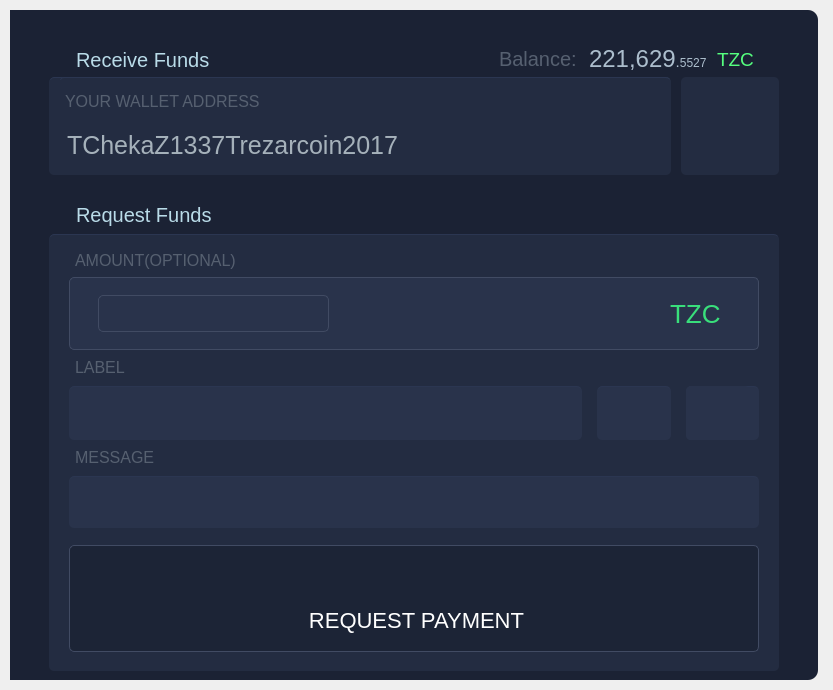
<?xml version="1.0" encoding="UTF-8"?>
<ui version="4.0">
 <class>ReceiveCoinsDialog</class>
 <widget class="QWidget" name="ReceiveCoinsDialog">
  <property name="geometry">
   <rect>
    <x>0</x>
    <y>0</y>
    <width>833</width>
    <height>690</height>
   </rect>
  </property>
  <property name="WindowText" stdset="0">
   <string>Form</string>
  </property>
  <layout class="QGridLayout" name="gridLayout">
   <property name="leftMargin">
    <number>0</number>
   </property>
   <property name="topMargin">
    <number>10</number>
   </property>
   <property name="rightMargin">
    <number>5</number>
   </property>
   <property name="bottomMargin">
    <number>10</number>
   </property>
   <property name="horizontalSpacing">
    <number>0</number>
   </property>
   <item row="0" column="0">
    <layout class="QHBoxLayout" name="horizontalLayout" stretch="4">
     <property name="spacing">
      <number>0</number>
     </property>
     <property name="leftMargin">
      <number>10</number>
     </property>
     <property name="rightMargin">
      <number>10</number>
     </property>
     <item>
      <widget class="QWidget" name="widget_2" native="true">
       <property name="styleSheet">
        <string notr="true">background:#1b2234;
padding:2px;
border-top-right-radius: 10px;
border-bottom-right-radius: 10px;
border-right:1px;
border-color:white;</string>
       </property>
       <layout class="QGridLayout" name="gridLayout_11">
        <item row="0" column="0">
         <layout class="QVBoxLayout" name="verticalLayout_2" stretch="2,3,2,15">
          <property name="spacing">
           <number>0</number>
          </property>
          <item>
           <layout class="QVBoxLayout" name="WALLET_TITLE">
            <property name="spacing">
             <number>0</number>
            </property>
            <item>
             <layout class="QHBoxLayout" name="WalletTitle" stretch="0,0,0,0,0,0,0">
              <property name="spacing">
               <number>0</number>
              </property>
              <item>
               <spacer name="horizontalSpacer">
                <property name="orientation">
                 <enum>Qt::Horizontal</enum>
                </property>
                <property name="sizeType">
                 <enum>QSizePolicy::Fixed</enum>
                </property>
                <property name="sizeHint" stdset="0">
                 <size>
                  <width>50</width>
                  <height>20</height>
                 </size>
                </property>
               </spacer>
              </item>
              <item>
               <widget class="QLabel" name="label">
                <property name="styleSheet">
                 <string notr="true">color:#b9dbe8; 
background-color:#1b2234;
padding-top:25px;
font-size:20px;

</string>
                </property>
                <property name="text">
                 <string>Receive Funds</string>
                </property>
               </widget>
              </item>
              <item>
               <spacer name="horizontalSpacer_10">
                <property name="orientation">
                 <enum>Qt::Horizontal</enum>
                </property>
                <property name="sizeHint" stdset="0">
                 <size>
                  <width>40</width>
                  <height>20</height>
                 </size>
                </property>
               </spacer>
              </item>
              <item>
               <widget class="QLabel" name="label_3">
                <property name="styleSheet">
                 <string notr="true">color:#566070;
background-color:#1b2234;
padding-top:25px;
font-size:20px;</string>
                </property>
                <property name="text">
                 <string>&lt;html&gt;&lt;head/&gt;&lt;body&gt;&lt;p&gt;Balance:&lt;/p&gt;&lt;/body&gt;&lt;/html&gt;</string>
                </property>
               </widget>
              </item>
              <item>
               <widget class="QLabel" name="labelBalance">
                <property name="styleSheet">
                 <string notr="true">font: 75 14pt &quot;Ubuntu&quot;;
color:#a5c3d1;
backcolor:black;
color:#acbecd;
background-color:#1b2234;
padding-top:25px;

</string>
                </property>
                <property name="text">
                 <string>&lt;html&gt;&lt;head/&gt;&lt;body&gt;&lt;p&gt;&lt;span style=&quot; font-size:18pt; font-weight:400;&quot;&gt;221,629&lt;/span&gt;&lt;span style=&quot; font-size:11pt; font-weight:400;&quot;&gt;.&lt;/span&gt;5527&lt;/p&gt;&lt;/body&gt;&lt;/html&gt;</string>
                </property>
               </widget>
              </item>
              <item>
               <widget class="QLabel" name="label_25">
                <property name="styleSheet">
                 <string notr="true">font: 75 14pt &quot;Ubuntu&quot;;
color:#a5c3d1;
backcolor:black;
color:#acbecd;
background-color:#1b2234;
padding-top:25px;

</string>
                </property>
                <property name="text">
                 <string>&lt;html&gt;&lt;head/&gt;&lt;body&gt;&lt;p&gt;&lt;span style=&quot; font-size:14pt; color:#55ff7f;&quot;&gt;TZC&lt;/span&gt;&lt;/p&gt;&lt;/body&gt;&lt;/html&gt;</string>
                </property>
               </widget>
              </item>
              <item>
               <spacer name="horizontalSpacer_11">
                <property name="orientation">
                 <enum>Qt::Horizontal</enum>
                </property>
                <property name="sizeType">
                 <enum>QSizePolicy::Fixed</enum>
                </property>
                <property name="sizeHint" stdset="0">
                 <size>
                  <width>50</width>
                  <height>20</height>
                 </size>
                </property>
               </spacer>
              </item>
             </layout>
            </item>
           </layout>
          </item>
          <item>
           <layout class="QGridLayout" name="gridLayout_12">
            <property name="spacing">
             <number>0</number>
            </property>
            <item row="0" column="0">
             <layout class="QHBoxLayout" name="horizontalLayout_2" stretch="10,1">
              <property name="spacing">
               <number>10</number>
              </property>
              <property name="leftMargin">
               <number>30</number>
              </property>
              <property name="rightMargin">
               <number>30</number>
              </property>
              <item>
               <widget class="QWidget" name="widget_4" native="true">
                <property name="sizePolicy">
                 <sizepolicy hsizetype="Preferred" vsizetype="Preferred">
                  <horstretch>0</horstretch>
                  <verstretch>0</verstretch>
                 </sizepolicy>
                </property>
                <property name="styleSheet">
                 <string notr="true">background:#232c41;
color:white;
padding:2px;
border-radius:5px;
border-top: 1px solid #2b3651;</string>
                </property>
                <layout class="QGridLayout" name="gridLayout_20">
                 <property name="leftMargin">
                  <number>0</number>
                 </property>
                 <property name="topMargin">
                  <number>0</number>
                 </property>
                 <property name="rightMargin">
                  <number>0</number>
                 </property>
                 <property name="bottomMargin">
                  <number>0</number>
                 </property>
                 <property name="spacing">
                  <number>0</number>
                 </property>
                 <item row="0" column="0">
                  <layout class="QVBoxLayout" name="verticalLayout_6" stretch="1,1">
                   <property name="spacing">
                    <number>0</number>
                   </property>
                   <property name="leftMargin">
                    <number>10</number>
                   </property>
                   <item>
                    <layout class="QHBoxLayout" name="horizontalLayout_4">
                     <property name="spacing">
                      <number>0</number>
                     </property>
                     <item>
                      <widget class="QLabel" name="label_17">
                       <property name="styleSheet">
                        <string notr="true">color:#566070;
font-size:16px;</string>
                       </property>
                       <property name="text">
                        <string>YOUR WALLET ADDRESS</string>
                       </property>
                      </widget>
                     </item>
                    </layout>
                   </item>
                   <item>
                    <layout class="QHBoxLayout" name="horizontalLayout_26">
                     <property name="spacing">
                      <number>0</number>
                     </property>
                     <property name="bottomMargin">
                      <number>10</number>
                     </property>
                     <item>
                      <widget class="QLabel" name="labelAddressAccount">
                       <property name="styleSheet">
                        <string notr="true">color:#a5b1ba;
font-size:19pt;
border:none;</string>
                       </property>
                       <property name="text">
                        <string>TChekaZ1337Trezarcoin2017</string>
                       </property>
                      </widget>
                     </item>
                     <item>
                      <spacer name="horizontalSpacer_14">
                       <property name="orientation">
                        <enum>Qt::Horizontal</enum>
                       </property>
                       <property name="sizeType">
                        <enum>QSizePolicy::Fixed</enum>
                       </property>
                       <property name="sizeHint" stdset="0">
                        <size>
                         <width>20</width>
                         <height>20</height>
                        </size>
                       </property>
                      </spacer>
                     </item>
                     <item>
                      <widget class="QPushButton" name="btnCopyAddressAccount">
                       <property name="minimumSize">
                        <size>
                         <width>40</width>
                         <height>40</height>
                        </size>
                       </property>
                       <property name="styleSheet">
                        <string notr="true">QPushButton::pressed{
border:none;
background-image:url(:/icons/copyclipboard);
title:none;
width:20px;height:22px;
background-repeat:no-repeat;
background-position: center;
outline: none;
  box-shadow: 0px 0px 0px 1px rgba(0, 0, 0, 0.1) inset,
  0px 1px 4px 0px rgba(0, 0, 0, 0.1) inset !important;
}
QPushButton{
border:none;
background-image:url(:/icons/copyclipboard);
title:none;
width:20px;height:22px;
background-repeat:no-repeat;
background-position: center;
outline: none;
}
</string>
                       </property>
                       <property name="text">
                        <string/>
                       </property>
                      </widget>
                     </item>
                     <item>
                      <spacer name="horizontalSpacer_15">
                       <property name="orientation">
                        <enum>Qt::Horizontal</enum>
                       </property>
                       <property name="sizeHint" stdset="0">
                        <size>
                         <width>40</width>
                         <height>20</height>
                        </size>
                       </property>
                      </spacer>
                     </item>
                    </layout>
                   </item>
                  </layout>
                 </item>
                </layout>
               </widget>
              </item>
              <item>
               <widget class="QWidget" name="widget_5" native="true">
                <property name="maximumSize">
                 <size>
                  <width>16777215</width>
                  <height>16777215</height>
                 </size>
                </property>
                <property name="styleSheet">
                 <string notr="true">background:#232c41;
color:white;
padding:2px;
border-radius:5px;

</string>
                </property>
                <layout class="QGridLayout" name="gridLayout_6">
                 <item row="0" column="0">
                  <widget class="QPushButton" name="receiveQR">
                   <property name="minimumSize">
                    <size>
                     <width>80</width>
                     <height>80</height>
                    </size>
                   </property>
                   <property name="styleSheet">
                    <string notr="true">border:0px;
image:url(:/icons/receive_qr);
title:none;
</string>
                   </property>
                   <property name="text">
                    <string/>
                   </property>
                  </widget>
                 </item>
                </layout>
               </widget>
              </item>
             </layout>
            </item>
           </layout>
          </item>
          <item>
           <layout class="QVBoxLayout" name="TRANSACTION_TITLE">
            <item>
             <layout class="QHBoxLayout" name="horizontalLayout_3" stretch="2,10,1">
              <property name="spacing">
               <number>0</number>
              </property>
              <item>
               <widget class="QLabel" name="label_6">
                <property name="minimumSize">
                 <size>
                  <width>50</width>
                  <height>0</height>
                 </size>
                </property>
                <property name="maximumSize">
                 <size>
                  <width>10</width>
                  <height>16777215</height>
                 </size>
                </property>
                <property name="styleSheet">
                 <string notr="true">background-color:#1b2234;
</string>
                </property>
                <property name="text">
                 <string>&lt;html&gt;&lt;head/&gt;&lt;body&gt;&lt;p&gt;&lt;br/&gt;&lt;/p&gt;&lt;/body&gt;&lt;/html&gt;</string>
                </property>
               </widget>
              </item>
              <item>
               <widget class="QLabel" name="label_7">
                <property name="styleSheet">
                 <string notr="true">background-color:#1b2234;
color:#b9dbe8; 
font-size:20px;</string>
                </property>
                <property name="text">
                 <string>Request Funds</string>
                </property>
                <property name="alignment">
                 <set>Qt::AlignBottom|Qt::AlignLeading|Qt::AlignLeft</set>
                </property>
                <property name="margin">
                 <number>10</number>
                </property>
               </widget>
              </item>
              <item>
               <widget class="QLabel" name="label_8">
                <property name="minimumSize">
                 <size>
                  <width>30</width>
                  <height>0</height>
                 </size>
                </property>
                <property name="maximumSize">
                 <size>
                  <width>30</width>
                  <height>16777215</height>
                 </size>
                </property>
                <property name="styleSheet">
                 <string notr="true">background-color:#1b2234;
color:#badce9;</string>
                </property>
                <property name="text">
                 <string>&lt;html&gt;&lt;head/&gt;&lt;body&gt;&lt;p&gt;&lt;br/&gt;&lt;/p&gt;&lt;/body&gt;&lt;/html&gt;</string>
                </property>
               </widget>
              </item>
             </layout>
            </item>
           </layout>
          </item>
          <item>
           <layout class="QGridLayout" name="gridLayout_5">
            <property name="leftMargin">
             <number>0</number>
            </property>
            <property name="rightMargin">
             <number>0</number>
            </property>
            <property name="spacing">
             <number>0</number>
            </property>
            <item row="0" column="0">
             <widget class="QWidget" name="widget_6" native="true">
              <layout class="QGridLayout" name="gridLayout_2">
               <property name="leftMargin">
                <number>0</number>
               </property>
               <property name="topMargin">
                <number>0</number>
               </property>
               <property name="rightMargin">
                <number>0</number>
               </property>
               <property name="bottomMargin">
                <number>0</number>
               </property>
               <property name="spacing">
                <number>0</number>
               </property>
               <item row="0" column="0">
                <layout class="QHBoxLayout" name="horizontalLayout_8" stretch="15">
                 <property name="spacing">
                  <number>0</number>
                 </property>
                 <property name="leftMargin">
                  <number>30</number>
                 </property>
                 <property name="rightMargin">
                  <number>30</number>
                 </property>
                 <item>
                  <widget class="QWidget" name="widget_7" native="true">
                   <property name="sizePolicy">
                    <sizepolicy hsizetype="Expanding" vsizetype="Expanding">
                     <horstretch>0</horstretch>
                     <verstretch>0</verstretch>
                    </sizepolicy>
                   </property>
                   <property name="minimumSize">
                    <size>
                     <width>0</width>
                     <height>0</height>
                    </size>
                   </property>
                   <property name="styleSheet">
                    <string notr="true">background:#232c41;
color:white;
padding:2px;
border-radius:5px;
border-top: 1px solid #2b3651;</string>
                   </property>
                   <layout class="QVBoxLayout" name="verticalLayout_4">
                    <property name="leftMargin">
                     <number>20</number>
                    </property>
                    <property name="rightMargin">
                     <number>20</number>
                    </property>
                    <item>
                     <layout class="QVBoxLayout" name="verticalLayout_10" stretch="1,2,1,1,1,1,1,3">
                      <property name="spacing">
                       <number>0</number>
                      </property>
                      <property name="topMargin">
                       <number>0</number>
                      </property>
                      <property name="bottomMargin">
                       <number>10</number>
                      </property>
                      <item>
                       <layout class="QVBoxLayout" name="AmountTitle_2">
                        <property name="spacing">
                         <number>6</number>
                        </property>
                        <item>
                         <layout class="QHBoxLayout" name="horizontalLayout_5">
                          <item>
                           <widget class="QLabel" name="label_2">
                            <property name="styleSheet">
                             <string notr="true">color:#566070;
font-size:16px;
border:none;</string>
                            </property>
                            <property name="text">
                             <string>AMOUNT(OPTIONAL)</string>
                            </property>
                           </widget>
                          </item>
                          <item>
                           <spacer name="horizontalSpacer_2">
                            <property name="orientation">
                             <enum>Qt::Horizontal</enum>
                            </property>
                            <property name="sizeHint" stdset="0">
                             <size>
                              <width>40</width>
                              <height>20</height>
                             </size>
                            </property>
                           </spacer>
                          </item>
                          <item>
                           <widget class="QPushButton" name="clearButton">
                            <property name="styleSheet">
                             <string notr="true">QPushButton::pressed{
background:#29334b;
color:white;
padding:2px;
border-radius:5px;
height:30px;
border:0px;
image:url(:/icons/refresh);
title:none;
  box-shadow: 0px 0px 0px 1px rgba(0, 0, 0, 0.1) inset,
  0px 1px 4px 0px rgba(0, 0, 0, 0.1) inset !important;
}
QPushButton{
background:#232c41;
color:white;
padding:2px;
border-radius:5px;
height:30px;
border:0px;
image:url(:/icons/refresh);
title:none;
}
</string>
                            </property>
                            <property name="text">
                             <string/>
                            </property>
                           </widget>
                          </item>
                         </layout>
                        </item>
                       </layout>
                      </item>
                      <item>
                       <widget class="QWidget" name="AmountFieldInputs" native="true">
                        <property name="styleSheet">
                         <string notr="true">border: 1px solid #414b63;
background:#29334b;
color:#dceaed;
padding:2px;
border-radius:5px;
</string>
                        </property>
                        <layout class="QGridLayout" name="gridLayout_3">
                         <property name="topMargin">
                          <number>1</number>
                         </property>
                         <property name="bottomMargin">
                          <number>1</number>
                         </property>
                         <item row="0" column="0">
                          <spacer name="horizontalSpacer_5">
                           <property name="orientation">
                            <enum>Qt::Horizontal</enum>
                           </property>
                           <property name="sizeType">
                            <enum>QSizePolicy::Fixed</enum>
                           </property>
                           <property name="sizeHint" stdset="0">
                            <size>
                             <width>20</width>
                             <height>20</height>
                            </size>
                           </property>
                          </spacer>
                         </item>
                         <item row="0" column="2">
                          <widget class="QLabel" name="label_5">
                           <property name="styleSheet">
                            <string notr="true">border:0px;
font-size:26px;
color:#39df7b;</string>
                           </property>
                           <property name="text">
                            <string>TZC</string>
                           </property>
                          </widget>
                         </item>
                         <item row="0" column="3">
                          <spacer name="horizontalSpacer_4">
                           <property name="orientation">
                            <enum>Qt::Horizontal</enum>
                           </property>
                           <property name="sizeType">
                            <enum>QSizePolicy::Fixed</enum>
                           </property>
                           <property name="sizeHint" stdset="0">
                            <size>
                             <width>20</width>
                             <height>20</height>
                            </size>
                           </property>
                          </spacer>
                         </item>
                         <item row="0" column="1">
                          <layout class="QHBoxLayout" name="horizontalLayout_6">
                           <item>
                            <widget class="BitcoinAmountField" name="reqAmount">
                             <property name="sizePolicy">
                              <sizepolicy hsizetype="Maximum" vsizetype="Fixed">
                               <horstretch>0</horstretch>
                               <verstretch>0</verstretch>
                              </sizepolicy>
                             </property>
                             <property name="maximumSize">
                              <size>
                               <width>16777215</width>
                               <height>16777215</height>
                              </size>
                             </property>
                             <property name="styleSheet">
                              <string notr="true">font-size:25px;
color:#dceaed;
</string>
                             </property>
                            </widget>
                           </item>
                           <item>
                            <spacer name="horizontalSpacer_3">
                             <property name="orientation">
                              <enum>Qt::Horizontal</enum>
                             </property>
                             <property name="sizeHint" stdset="0">
                              <size>
                               <width>40</width>
                               <height>20</height>
                              </size>
                             </property>
                            </spacer>
                           </item>
                          </layout>
                         </item>
                        </layout>
                       </widget>
                      </item>
                      <item>
                       <layout class="QVBoxLayout" name="ReceipientTitle_2">
                        <item>
                         <widget class="QLabel" name="label_22">
                          <property name="styleSheet">
                           <string notr="true">color:#566070;
font-size:16px;
border:none;</string>
                          </property>
                          <property name="text">
                           <string>&lt;html&gt;&lt;head/&gt;&lt;body&gt;&lt;p&gt;&lt;span style=&quot; font-size:12pt;&quot;&gt;LABEL&lt;/span&gt;&lt;/p&gt;&lt;/body&gt;&lt;/html&gt;</string>
                          </property>
                         </widget>
                        </item>
                       </layout>
                      </item>
                      <item>
                       <layout class="QGridLayout" name="gridLayout_14">
                        <property name="verticalSpacing">
                         <number>0</number>
                        </property>
                        <item row="0" column="0">
                         <layout class="QHBoxLayout" name="horizontalLayout_15" stretch="7,1,1">
                          <property name="spacing">
                           <number>15</number>
                          </property>
                          <item>
                           <widget class="QWidget" name="widget_20" native="true">
                            <property name="styleSheet">
                             <string notr="true">background-position: center;
outline: none;
background:#29334b;
color:white;
padding:2px;
border-radius:5px;
height:30px;
</string>
                            </property>
                            <layout class="QVBoxLayout" name="verticalLayout">
                             <item>
                              <widget class="QLineEdit" name="reqLabel">
                               <property name="styleSheet">
                                <string notr="true">color: #d6d5d5;
font-size:20px;
border:0px;</string>
                               </property>
                               <property name="WindowText" stdset="0">
                                <string>Enter Receipient's TZC Wallet Address</string>
                               </property>
                              </widget>
                             </item>
                            </layout>
                           </widget>
                          </item>
                          <item>
                           <widget class="QWidget" name="labelAddressBook_2" native="true">
                            <property name="maximumSize">
                             <size>
                              <width>80</width>
                              <height>80</height>
                             </size>
                            </property>
                            <property name="styleSheet">
                             <string notr="true">background:#29334b;
color:white;
padding:2px;
border-radius:5px;
height:30px;

</string>
                            </property>
                            <layout class="QGridLayout" name="gridLayout_15">
                             <item row="0" column="0">
                              <widget class="QPushButton" name="labelAddressBook">
                               <property name="sizePolicy">
                                <sizepolicy hsizetype="Minimum" vsizetype="Fixed">
                                 <horstretch>0</horstretch>
                                 <verstretch>0</verstretch>
                                </sizepolicy>
                               </property>
                               <property name="styleSheet">
                                <string notr="true">QPushButton::pressed{
border:0px;
image:url(:/icons/addressbook);
title:none;
  box-shadow: 0px 0px 0px 1px rgba(0, 0, 0, 0.1) inset,
  0px 1px 4px 0px rgba(0, 0, 0, 0.1) inset !important;
}
QPushButton{
border:0px;
image:url(:/icons/addressbook);
title:none;
}
</string>
                               </property>
                               <property name="text">
                                <string/>
                               </property>
                              </widget>
                             </item>
                            </layout>
                           </widget>
                          </item>
                          <item>
                           <widget class="QWidget" name="widget_23" native="true">
                            <property name="maximumSize">
                             <size>
                              <width>80</width>
                              <height>80</height>
                             </size>
                            </property>
                            <property name="styleSheet">
                             <string notr="true">background-position: center;
outline: none;
background:#29334b;
color:white;
padding:2px;
border-radius:5px;
height:50px;
</string>
                            </property>
                            <layout class="QGridLayout" name="gridLayout_17">
                             <property name="leftMargin">
                              <number>0</number>
                             </property>
                             <property name="topMargin">
                              <number>0</number>
                             </property>
                             <property name="bottomMargin">
                              <number>0</number>
                             </property>
                             <item row="0" column="0">
                              <widget class="QPushButton" name="labelCopyAddress">
                               <property name="styleSheet">
                                <string notr="true">QPushButton::pressed{
border:0px;
image:url(:/icons/copyclipboard);
title:none;
  box-shadow: 0px 0px 0px 1px rgba(0, 0, 0, 0.1) inset,
  0px 1px 4px 0px rgba(0, 0, 0, 0.1) inset !important;
}
QPushButton{
border:0px;
image:url(:/icons/copyclipboard);
title:none;
}

</string>
                               </property>
                               <property name="text">
                                <string/>
                               </property>
                              </widget>
                             </item>
                            </layout>
                           </widget>
                          </item>
                         </layout>
                        </item>
                       </layout>
                      </item>
                      <item>
                       <layout class="QVBoxLayout" name="TransactionTitle_2">
                        <item>
                         <widget class="QLabel" name="label_23">
                          <property name="styleSheet">
                           <string notr="true">color:#566070;
font-size:16px;
border:none;</string>
                          </property>
                          <property name="text">
                           <string>&lt;html&gt;&lt;head/&gt;&lt;body&gt;&lt;p&gt;&lt;span style=&quot; font-size:12pt;&quot;&gt;MESSAGE&lt;/span&gt;&lt;/p&gt;&lt;/body&gt;&lt;/html&gt;</string>
                          </property>
                         </widget>
                        </item>
                       </layout>
                      </item>
                      <item>
                       <layout class="QVBoxLayout" name="TransactionContent_2">
                        <item>
                         <widget class="QWidget" name="messageobj" native="true">
                          <property name="styleSheet">
                           <string notr="true">background:#29334b;
color:white;
padding:2px;
border-radius:5px;
height:30px;
</string>
                          </property>
                          <layout class="QVBoxLayout" name="verticalLayout_3">
                           <item>
                            <widget class="QLineEdit" name="reqMessage">
                             <property name="styleSheet">
                              <string notr="true">color: #d6d5d5;
font-size:20px;
border:0px;</string>
                             </property>
                             <property name="text">
                              <string/>
                             </property>
                             <property name="WindowText" stdset="0">
                              <string>Enter a message up to 140 characters</string>
                             </property>
                            </widget>
                           </item>
                          </layout>
                         </widget>
                        </item>
                       </layout>
                      </item>
                      <item>
                       <layout class="QHBoxLayout" name="horizontalLayout_16">
                        <property name="spacing">
                         <number>0</number>
                        </property>
                        <item>
                         <spacer name="verticalSpacer_2">
                          <property name="orientation">
                           <enum>Qt::Vertical</enum>
                          </property>
                          <property name="sizeType">
                           <enum>QSizePolicy::Fixed</enum>
                          </property>
                          <property name="sizeHint" stdset="0">
                           <size>
                            <width>20</width>
                            <height>15</height>
                           </size>
                          </property>
                         </spacer>
                        </item>
                        <item>
                         <widget class="QTableView" name="recentRequestsView">
                          <property name="maximumSize">
                           <size>
                            <width>0</width>
                            <height>0</height>
                           </size>
                          </property>
                         </widget>
                        </item>
                       </layout>
                      </item>
                      <item>
                       <layout class="QVBoxLayout" name="verticalLayout_11">
                        <item>
                         <spacer name="verticalSpacer">
                          <property name="orientation">
                           <enum>Qt::Vertical</enum>
                          </property>
                          <property name="sizeType">
                           <enum>QSizePolicy::Fixed</enum>
                          </property>
                          <property name="sizeHint" stdset="0">
                           <size>
                            <width>20</width>
                            <height>2</height>
                           </size>
                          </property>
                         </spacer>
                        </item>
                        <item>
                         <widget class="QWidget" name="widget_25" native="true">
                          <property name="styleSheet">
                           <string notr="true">background:#1c2436;
color:white;
padding:2px;
border-radius:5px;

border: 1px solid #414b63;



</string>
                          </property>
                          <layout class="QGridLayout" name="gridLayout_18">
                           <item row="0" column="0">
                            <layout class="QVBoxLayout" name="verticalLayout_12">
                             <property name="spacing">
                              <number>0</number>
                             </property>
                             <item>
                              <widget class="QPushButton" name="receiveButton">
                               <property name="sizePolicy">
                                <sizepolicy hsizetype="Preferred" vsizetype="Preferred">
                                 <horstretch>0</horstretch>
                                 <verstretch>0</verstretch>
                                </sizepolicy>
                               </property>
                               <property name="styleSheet">
                                <string notr="true">border:0px;
background-image:url(:/icons/receive_green_big);
title:none;
width:15px;height:25px;
background-repeat:no-repeat;
background-position: center;
outline: none;</string>
                               </property>
                               <property name="text">
                                <string/>
                               </property>
                              </widget>
                             </item>
                             <item>
                              <widget class="QLabel" name="label_24">
                               <property name="styleSheet">
                                <string notr="true">color:white;
font-size:22px;
border:none;</string>
                               </property>
                               <property name="text">
                                <string>&lt;html&gt;&lt;head/&gt;&lt;body&gt;&lt;p align=&quot;center&quot;&gt;REQUEST PAYMENT&lt;/p&gt;&lt;/body&gt;&lt;/html&gt;</string>
                               </property>
                              </widget>
                             </item>
                            </layout>
                           </item>
                          </layout>
                         </widget>
                        </item>
                       </layout>
                      </item>
                     </layout>
                    </item>
                   </layout>
                  </widget>
                 </item>
                </layout>
               </item>
              </layout>
             </widget>
            </item>
           </layout>
          </item>
         </layout>
        </item>
       </layout>
      </widget>
     </item>
    </layout>
   </item>
  </layout>
 </widget>
 <customwidgets>
  <customwidget>
   <class>BitcoinAmountField</class>
   <extends>QLineEdit</extends>
   <header>bitcoinamountfield.h</header>
   <container>1</container>
  </customwidget>
 </customwidgets>
 <resources/>
 <connections/>
</ui>
